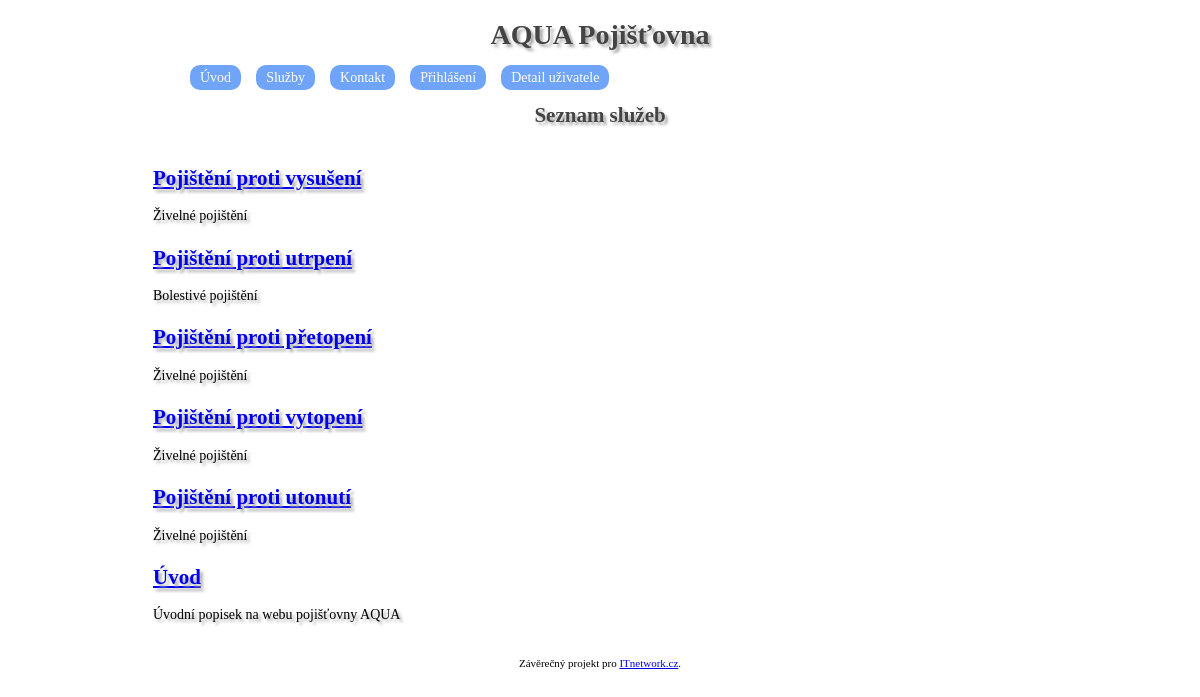
/sluzba, run on the app's committed database.
### tables this page shows
CREATE TABLE `sluzby` (
  `sluzba_id` int(11) NOT NULL,
  `titulek` varchar(225) NOT NULL,
  `obsah` text NOT NULL,
  `url` varchar(255) NOT NULL,
  `popisek` varchar(255) NOT NULL,
  `klicova_slova` varchar(255) NOT NULL
);

### kontrolery/SmerovacKontroler.php (called while the page is built, shortened)
<?php
class SmerovacKontroler extends Kontroler
{
	protected Kontroler $kontroler;
	private function pomlckyDoVelbloudiNotace(string $text) : string
	{
		$veta = str_replace('-', ' ', $text);
		$veta = ucwords($veta);
		$veta = str_replace(' ', '', $veta);
		return $veta;
	}
	private function parsujURL(string $url) : array
	{
        $naparsovanaURL = parse_url($url);
		$naparsovanaURL["path"] = ltrim($naparsovanaURL["path"], "/");
		$naparsovanaURL["path"] = trim($naparsovanaURL["path"]);
		$rozdelenaCesta = explode("/", $naparsovanaURL["path"]);
		return $rozdelenaCesta;
	}
    public function zpracuj(array $parametry) : void
    {
		$naparsovanaURL = $this->parsujURL($parametry[0]);
		$tridaKontroleru = $this->pomlckyDoVelbloudiNotace(array_shift($naparsovanaURL)) . 'Kontroler';
		if (file_exists('kontrolery/' . $tridaKontroleru . '.php'))
			$this->kontroler = new $tridaKontroleru;
		else
			$this->presmeruj('chyba');
        $this->kontroler->zpracuj($naparsovanaURL);
		$this->pohled = 'rozlozeni';
    }
}

### index.php (called while the page is built, shortened)
<?php
$smerovac = new SmerovacKontroler();
$smerovac->zpracuj(array($_SERVER['REQUEST_URI']));
$smerovac->vypisPohled();

### kontrolery/SluzbaKontroler.php (called while the page is built, shortened)
<?php
class SluzbaKontroler extends Kontroler
{
    public function zpracuj(array $parametry): void
    {
        $spravceSluzeb = new SpravceSluzeb();
        if (!empty($parametry[0])) {
            $sluzba = $spravceSluzeb->vratSluzbu($parametry[0]);
            if (!$sluzba)
                $this->presmeruj('chyba');
            $this->hlavicka = array(
                'titulek' => $sluzba['titulek'],
                'klicova_slova' => $sluzba['klicova_slova'],
                'popisek' => $sluzba['popisek'],
            );
            $this->data['titulek'] = $sluzba['titulek'];
            $this->data['obsah'] = $sluzba['obsah'];
            $this->pohled = 'sluzba';
        } else {
            $sluzby = $spravceSluzeb->vratSluzby();
            $this->pohled = 'sluzby';
        }
    }
}

### modely/Db.php (called while the page is built, shortened)
<?php
class Db
{
    private static PDO $spojeni;
    private static array $nastaveni = array(
        PDO::ATTR_ERRMODE => PDO::ERRMODE_EXCEPTION,
        PDO::MYSQL_ATTR_INIT_COMMAND => "SET NAMES utf8",
        PDO::ATTR_EMULATE_PREPARES => false,
    );
    public static function pripoj(string $host, string $uzivatel, string $heslo, string $databaze) : void
    {
        if (!isset(self::$spojeni))
        {
            self::$spojeni = @new PDO(
                "mysql:host=$host;dbname=$databaze",
                $uzivatel,
                $heslo,
                self::$nastaveni
            );
        }
    }
    public static function dotazVsechny(string $dotaz, array $parametry = array()) : array|bool
    {
        $navrat = self::$spojeni->prepare($dotaz);
        $navrat->execute($parametry);
        return $navrat->fetchAll();
    }
}

### modely/SpravceSluzeb.php (called while the page is built, shortened)
<?php
class SpravceSluzeb
{
    public function vratSluzby() : array
    {
        return Db::dotazVsechny('
        SELECT `sluzba_id`, `titulek`, `url`, `popisek`
        FROM `sluzby`
        ORDER BY `sluzba_id` DESC
        ');
    }
}

### pohledy/sluzby.phtml (the view, shortened to what this page needs)
<h1>Seznam služeb</h1>
<table>
    <?php foreach ($sluzby as $sluzba): ?>
        <tr>
            <td>
                <h2><a href="sluzba/<?= $sluzba['url'] ?>"><?= $sluzba['titulek'] ?></a></h2>
                <?= $sluzba['popisek'] ?>
            </td>
        </tr>
    <?php endforeach ?>
</table>

### kontrolery/Kontroler.php (shortened to what this page needs)
<?php
abstract class Kontroler
{
    protected string $pohled = "";
    public function vypisPohled(): void
    {
        if ($this->pohled) {
            require("pohledy/" . $this->pohled . ".phtml");
        }
    }
}

### pohledy/rozlozeni.phtml (shortened to what this page needs)
<!DOCTYPE html>
<html lang="cs-cz">
	<head>
		<link rel="stylesheet" href="style.css" type="text/css"/>
	</head>
	<body>
		<header>
			<h1>AQUA Pojišťovna</h1>
		</header>
		<nav>
			<ul>
				<li><a href="sluzba/uvod">Úvod</a></li>
				<li><a href="sluzba">Služby</a></li>
				<li><a href="kontakt">Kontakt</a></li>
				<li><a href="prihlaseni">Přihlášení</a></li>
				<li><a href="detailuzivatele">Detail uživatele</a></li>
			</ul>
		</nav>
		<br clear="both" />
		<article>
			<?php $this->kontroler->vypisPohled();  ?>
		</article>
		<footer>
			<p>Závěrečný projekt pro
			<a href="http://www.ITnetwork.cz" target="_blank">ITnetwork.cz</a>.</p>
		</footer>
	</body>
</html>

### style.css (style rules this page uses)
body { font-family: verdana; font-size: 14px; width: 900px; margin: 0 auto; }
h1 { text-align: center; color: #444444; text-shadow: 3px 3px 3px #aaaaaa; }
footer { font-size: 11px; text-align: center; padding-top: 20px; }
article { text-shadow: 3px 3px 3px #aaaaaa; }
nav ul { list-style-type: none; }
nav li { float: left; margin-right: 15px; }
nav a { background: #6FA4F8; color: white; padding: 5px 10px; border-radius: 10px; text-decoration: none; border: none; }

### data on the page
sluzby: titulek "Pojištění proti vysušení", popisek "Živelné pojištění"
sluzby: titulek "Pojištění proti utrpení", popisek "Bolestivé pojištění"
sluzby: titulek "Pojištění proti přetopení", popisek "Živelné pojištění"
sluzby: titulek "Pojištění proti vytopení", popisek "Živelné pojištění"
sluzby: titulek "Pojištění proti utonutí", popisek "Živelné pojištění"
sluzby: titulek "Úvod", popisek "Úvodní popisek na webu pojišťovny AQUA"
